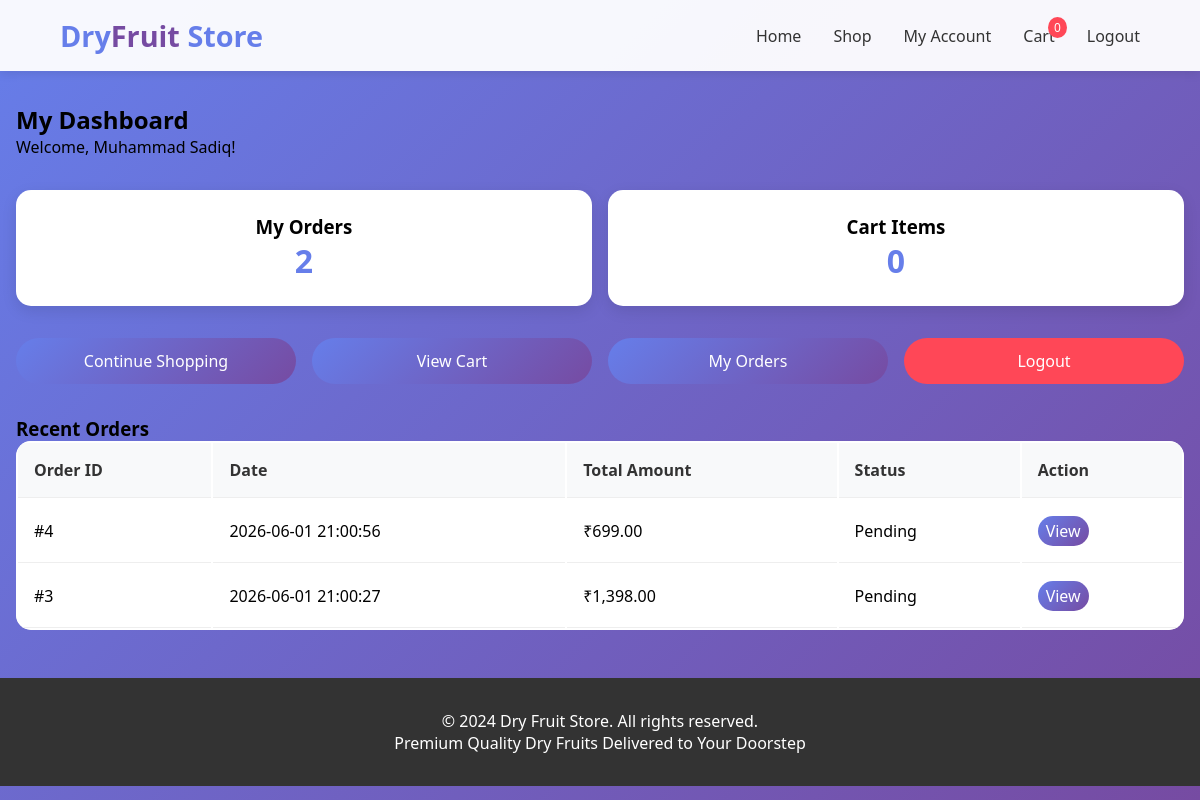
Screenshot of /dry_fruit_store/user/dashboard.php (signed in) with the database file from the repository.
### tables this page shows
CREATE TABLE `orders` (
  `id` int(11) NOT NULL,
  `user_id` int(11) NOT NULL,
  `order_date` timestamp NOT NULL DEFAULT current_timestamp(),
  `total_amount` decimal(10,2) NOT NULL,
  `status` enum('pending','processing','shipped','delivered','cancelled') DEFAULT 'pending',
  `shipping_address` text NOT NULL,
  `payment_method` varchar(50) DEFAULT NULL
);

### dry_fruit_store/includes/config.php (called while the page is built, shortened)
<?php
$user = 'root';
$password = '';
$database = 'dry_fruit_store';
$host = 'localhost';
$conn = mysqli_connect($host, $user, $password, $database);
function getCartCount($user_id) {
    global $conn;
    $query = "SELECT SUM(quantity) as total FROM cart WHERE user_id = '$user_id'";
    $result = mysqli_query($conn, $query);
    $row = mysqli_fetch_assoc($result);
    return $row['total'] ? $row['total'] : 0;
}
?>

### dry_fruit_store/user/dashboard.php (the view, shortened to what this page needs)
<?php
require_once '../includes/config.php';
$orders = mysqli_query($conn, "SELECT * FROM orders WHERE user_id='{$_SESSION['user_id']}' ORDER BY order_date DESC");
include '../includes/header.php';
?>
<div class="container">
    <h2>My Dashboard</h2>
    <p>Welcome, <?php echo htmlspecialchars($_SESSION['full_name']); ?>!</p>
    <div style="display: grid; grid-template-columns: repeat(auto-fit, minmax(200px, 1fr)); gap: 1rem; margin: 2rem 0;">
        <div class="stat-card">
            <h3>My Orders</h3>
            <div class="stat-number"><?php echo mysqli_num_rows($orders); ?></div>
        </div>
        <div class="stat-card">
            <h3>Cart Items</h3>
            <div class="stat-number"><?php echo getCartCount($_SESSION['user_id']); ?></div>
        </div>
    </div>
    <div style="display: grid; grid-template-columns: repeat(auto-fit, minmax(250px, 1fr)); gap: 1rem;">
        <a href="../shop.php" class="btn btn-primary" style="text-align: center;">Continue Shopping</a>
        <a href="cart.php" class="btn btn-primary" style="text-align: center;">View Cart</a>
        <a href="orders.php" class="btn btn-primary" style="text-align: center;">My Orders</a>
        <a href="../logout.php" class="btn btn-danger" style="text-align: center;">Logout</a>
    </div>
    <?php if(mysqli_num_rows($orders) > 0): ?>
        <h3 style="margin-top: 2rem;">Recent Orders</h3>
        <div style="background: white; border-radius: 15px; overflow-x: auto;">
            <table class="cart-table">
                <thead>
                    <tr>
                        <th>Order ID</th>
                        <th>Date</th>
                        <th>Total Amount</th>
                        <th>Status</th>
                        <th>Action</th>
                    </tr>
                </thead>
                <tbody>
                    <?php while($order = mysqli_fetch_assoc($orders)): ?>
                        <tr>
                            <td>#<?php echo $order['id']; ?></td>
                            <td><?php echo $order['order_date']; ?></td>
                            <td>₹<?php echo number_format($order['total_amount'], 2); ?></td>
                            <td><?php echo ucfirst($order['status']); ?></td>
                            <td><a href="order_details.php?id=<?php echo $order['id']; ?>" class="btn btn-primary" style="padding: 0.25rem 0.5rem;">View</a></td>
                        </tr>
                    <?php endwhile; ?>
                </tbody>
            </table>
        </div>
    <?php endif; ?>
</div>
<?php include '../includes/footer.php'; ?>

### dry_fruit_store/assets/css/style.css (style rules this page uses)
* { margin: 0; padding: 0; box-sizing: border-box; }
body { font-family: 'Segoe UI', Tahoma, Geneva, Verdana, sans-serif; background: linear-gradient(135deg, #667eea 0%, #764ba2 100%); min-height: 100vh; }
.container { max-width: 1200px; margin: 2rem auto; padding: 0 1rem; }
.btn { display: inline-block; padding: 0.75rem 1.5rem; border: none; border-radius: 25px; cursor: pointer; font-size: 1rem; transition: all 0.3s; text-decoration: none; }
.btn-primary { background: linear-gradient(135deg, #667eea 0%, #764ba2 100%); color: white; }
.btn-danger { background: #ff4757; color: white; }
.cart-table { width: 100%; background: white; border-radius: 15px; overflow: hidden; box-shadow: 0 5px 15px rgba(0,0,0,0.1); }
.cart-table th, .cart-table td { padding: 1rem; text-align: left; border-bottom: 1px solid #eee; }
.cart-table th { background: #f8f9fa; color: #333; }
.stat-card { background: white; padding: 1.5rem; border-radius: 15px; text-align: center; box-shadow: 0 5px 15px rgba(0,0,0,0.1); }
.stat-number { font-size: 2rem; font-weight: bold; color: #667eea; }

### rows the page displays
orders: id "4", order_date "2026-06-01 21:00:56", total_amount "699.00", status "Pending"
orders: id "3", order_date "2026-06-01 21:00:27", total_amount "1,398.00", status "Pending"

### other values shown
getCartCount($_SESSION['user_id']) "0"
$_SESSION['full_name'] "Muhammad Sadiq"
mysqli_num_rows($orders) "2"
